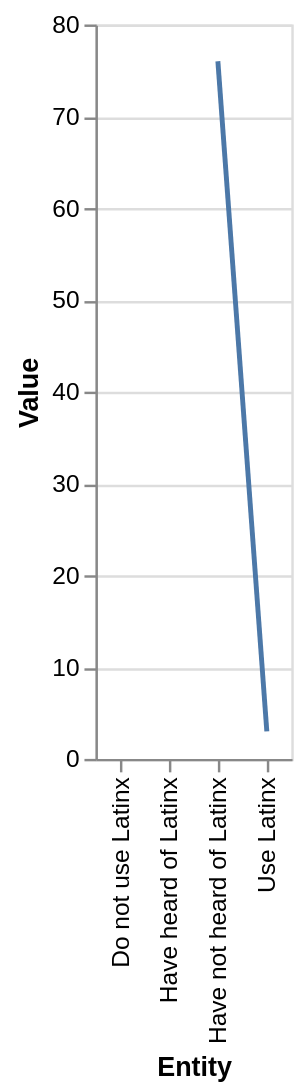

Vega-Lite specification stored for this chart:
### Vega-Lite specification from a JSON file in a GitHub repository (floating-point values rounded to 4 significant figures)
{"$schema": "https://vega.github.io/schema/vega-lite/v5.json", "description": "Line chart auto-generated from CSV", "data": {"values": [{"Entity": "Have not heard of Latinx", "Value": "76.0"}, {"Entity": "Do not use Latinx", "Value": "20.0"}, {"Entity": "Have heard of Latinx", "Value": "nan"}, {"Entity": "Use Latinx", "Value": "3.0"}]}, "mark": "line", "encoding": {"x": {"field": "Entity", "type": "ordinal"}, "y": {"field": "Value", "type": "quantitative"}}}
